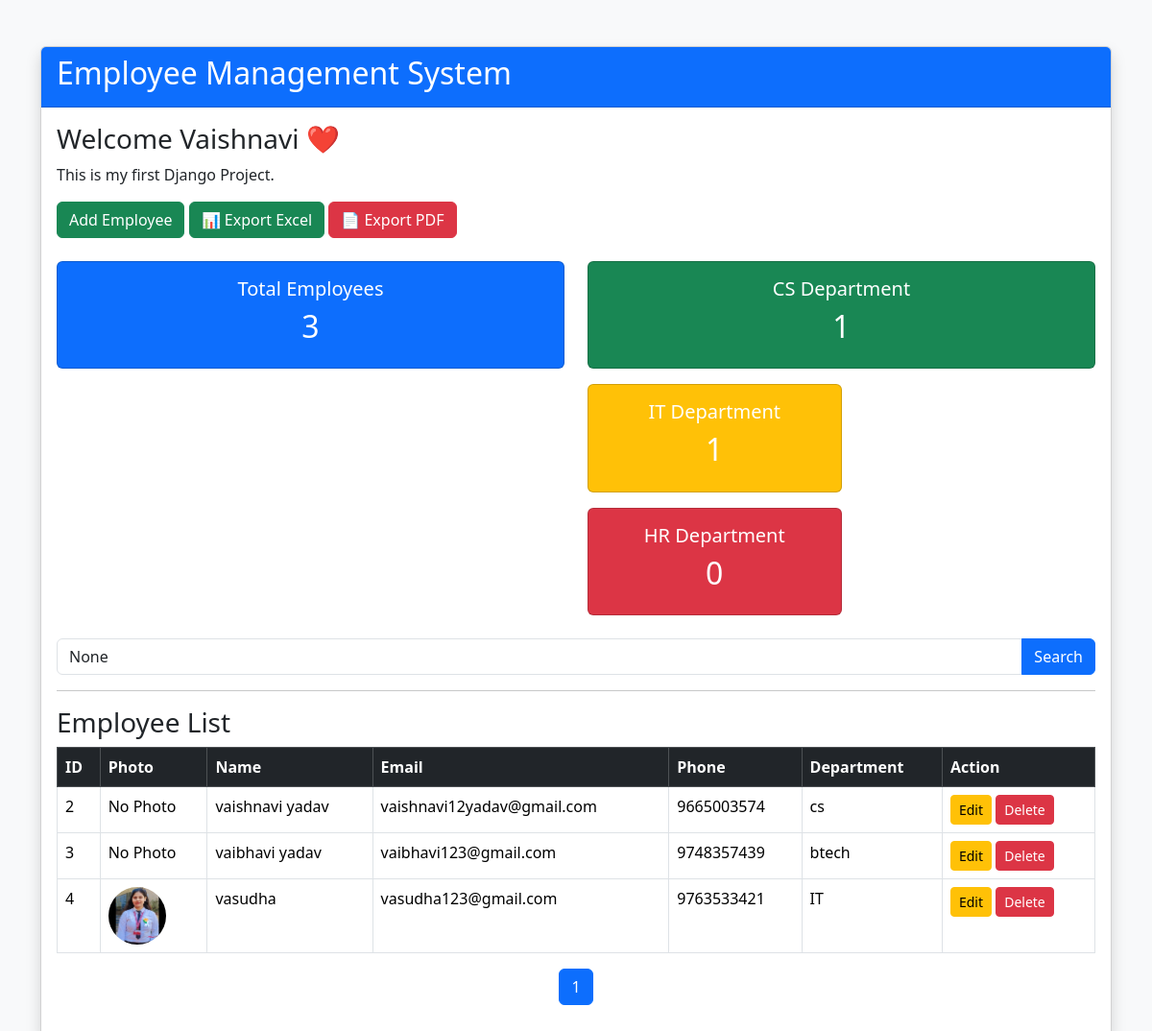
The app's page / (signed in) with its own data.
### employees/models.py (models this page shows, shortened)
class Employee(models.Model):
    name = models.CharField(max_length=100)
    email = models.EmailField()
    phone = models.CharField(max_length=15)
    department = models.CharField(max_length=100)
    photo = models.ImageField(upload_to='employee_photos/', blank=True, null=True)

### employees/views.py (the view)
# urls.py: 2. Add a URL to urlpatterns:  path('', views.home, name='home')
@login_required
def home(request):
    search = request.GET.get("search")
    total_employees = Employee.objects.count()
    cs_count = Employee.objects.filter(department__iexact='CS').count()
    it_count = Employee.objects.filter(department__iexact='IT').count()
    hr_count = Employee.objects.filter(department__iexact='HR').count()
    if search:
        employees = Employee.objects.filter(name__icontains=search)
    else:
        employees = Employee.objects.all()
        paginator = Paginator(employees, 10)
        page_number = request.GET.get('page')
        employees = paginator.get_page(page_number)
    return render(request, "home.html", {
        "employees": employees,
        "search": search,
        "total_employees": total_employees,
         "cs_count": cs_count,
         "it_count": it_count,
         "hr_count": hr_count,
    })

### employees/templates/home.html (shortened to what this page needs)
<!DOCTYPE html>
<html lang="en">
<head>
    <link href="https://cdn.jsdelivr.net/npm/bootstrap@5.3.3/dist/css/bootstrap.min.css" rel="stylesheet">
</head>
<body class="bg-light">
<div class="container mt-5">
    <div class="card shadow">
        <div class="card-header bg-primary text-white">
            <h2>Employee Management System</h2>
        </div>
        <div class="card-body">
            <h3>Welcome Vaishnavi ❤️</h3>
            <p>This is my first Django Project.</p>
            <a href="/add/" class="btn btn-success">
               Add Employee
            </a>
            <a href="{% url 'export_excel' %}" class="btn btn-success">
               📊 Export Excel
            </a>
            <a href="{% url 'export_pdf' %}" class="btn btn-danger">
               📄 Export PDF
            </a>
            <div class="row mt-4 mb-4">
    <div class="col-md-6">
        <div class="card bg-primary text-white">
            <div class="card-body text-center">
                <h5>Total Employees</h5>
                <h2>{{ total_employees }}</h2>
            </div>
        </div>
    </div>
    <div class="col-md-6">
        <div class="card bg-success text-white">
            <div class="card-body text-center">
                <h5>CS Department</h5>
                <h2>{{ cs_count }}</h2>
            </div>
        </div>
    <div class="col-md-6 mt-3">
        <div class="card bg-warning text-white">
            <div class="card-body text-center">
                <h5>IT Department</h5>
                <h2>{{ it_count }}</h2>
            </div>
        </div>
    </div>
    <div class="col-md-6 mt-3">
        <div class="card bg-danger text-white">
            <div class="card-body text-center">
                <h5>HR Department</h5>
                <h2>{{ hr_count }}</h2>
            </div>
        </div>
    </div>
    </div>
    </div>
<form method="GET" action="/">
    <div class="input-group mt-3 mb-3">
        <input
            type="text"
            name="search"
            class="form-control"
            placeholder="Search by Employee Name"
            value="{{ search }}"
        >
        <button class="btn btn-primary" type="submit">
            Search
        </button>
    </div>
</form>
<hr>
<h3>Employee List</h3>
<table class="table table-bordered">
    <thead class="table-dark">
        <tr>
            <th>ID</th>
            <th>Photo</th>
            <th>Name</th>
            <th>Email</th>
            <th>Phone</th>
            <th>Department</th>
            <th>Action</th>
        </tr>
    </thead>
    <tbody>
        {% for employee in employees %}
        <tr>
            <td>{{ employee.id }}</td>
            <td>
             {% if employee.photo %}
            <img src="{{ employee.photo.url }}" width="60" height="60" style="border-radius:50%;">
             {% else %}
                No Photo
             {% endif %}
            </td>
            <td>{{ employee.name }}</td>
            <td>{{ employee.email }}</td>
            <td>{{ employee.phone }}</td>
            <td>{{ employee.department }}</td>
            <td>
                <a href="/edit/{{ employee.id }}/" class="btn btn-warning btn-sm">Edit</a>
                <a href="/delete/{{ employee.id }}/"class="btn btn-danger btn-sm"
                         onclick="return confirm('Are you sure you want to delete this employee?')">
                     Delete
                </a>
            </td>
        </tr>
        {% empty %}
        <tr>
            <td colspan="5">No Employees Found</td>
        </tr>
        {% endfor %}
    </tbody>
</table>
<nav class="mt-3">
    <ul class="pagination justify-content-center">
        <li class="page-item active">
            <span class="page-link">
                {{ employees.number }}
            </span>
        </li>
    </ul>
</nav>
        </div>
    </div>
</div>
</body>
</html>

### records on screen
Employee: id "2", shows "No Photo", name "vaishnavi yadav", email "vaishnavi12yadav@gmail.com", phone "9665003574", department "cs"
Employee: id "3", shows "No Photo", name "vaibhavi yadav", email "vaibhavi123@gmail.com", phone "9748357439", department "btech"
Employee: id "4", photo (picture), name "vasudha", email "vasudha123@gmail.com", phone "9763533421", department "IT"

### other values on screen
{{ total_employees }} "3"
{{ cs_count }} "1"
{{ it_count }} "1"
{{ hr_count }} "0"
{{ employees.number }} "1"
